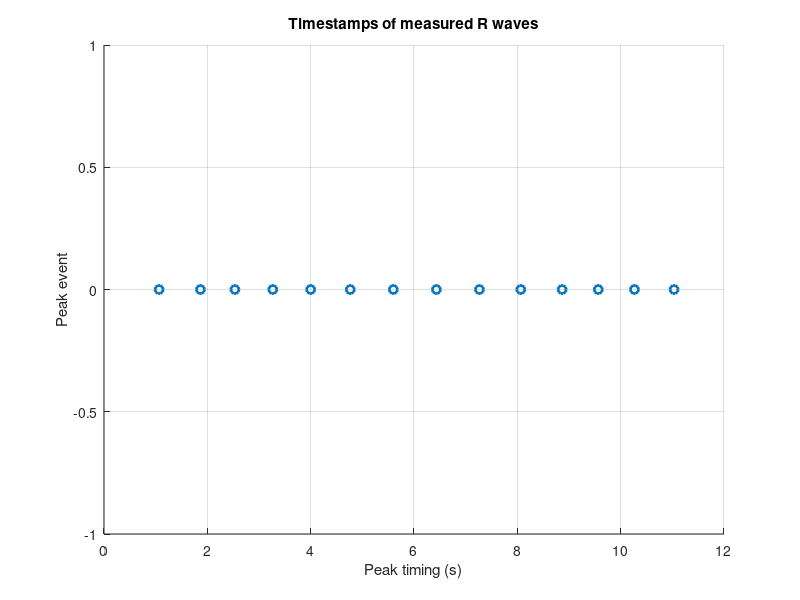

Source code (MATLAB):
% Visualize exported RR timestamps
%%
close all; clear all;
% load RR timestamps
RR_timestamps=csvread("RR_timestamps_2.csv");
peak_marker=zeros(size(RR_timestamps));
FPS = 30;


figure(1);
scatter(RR_timestamps/FPS, peak_marker, 'LineWidth', 2);
title("Timestamps of measured R waves");
xlabel("Peak timing (s)");
ylabel("Peak event");
grid on;